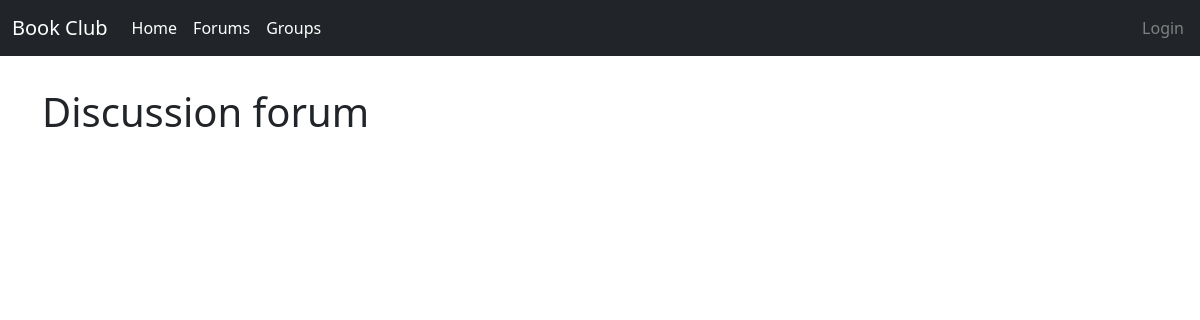
Before: /forum/ with the older database file.
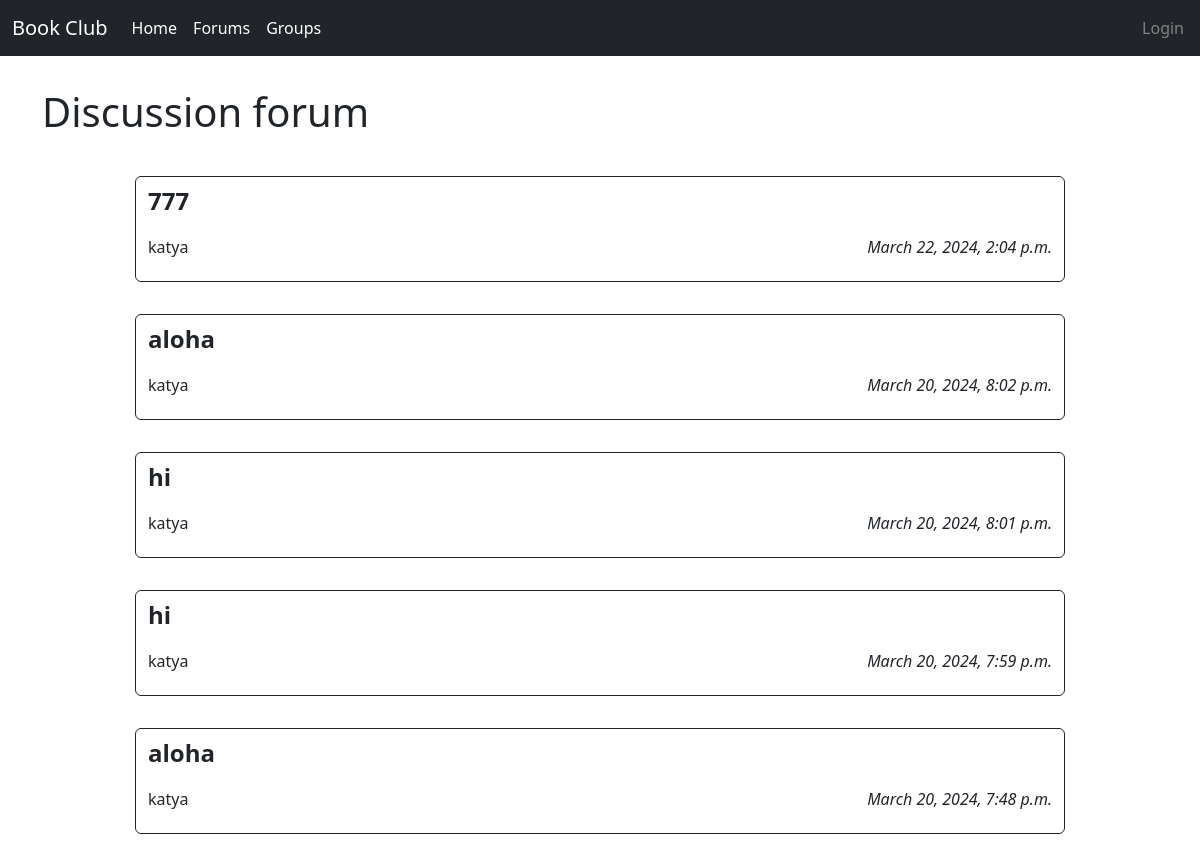
After: the same page with the newer database file.
### forum/models.py (models this page shows, shortened)
class Forum(models.Model):
    name=models.ForeignKey(User, blank=False, on_delete=models.CASCADE)
    topic=models.CharField(max_length=300, blank=False)
    description=models.TextField(max_length=1000, blank=True)
    date_created=models.DateTimeField(auto_now_add=True, null=True)

### forum/views.py (the view)
# urls.py: path('', views.forum_list, name='list'),
def forum_list(request):
    forums_list = Forum.objects.order_by('-id')
    return render(request, 'forum/list.html', {'instance_list':forums_list})

### forum/templates/forum/list.html (shortened to what this page needs)
{% extends 'main/layout.html' %}
{% block content %}
<div class="row mb-3 ">
    <div class="col-10">
        <h1>Discussion forum</h1>
    </div>
</div>
<div class="container col-10">
    <div class="row justify-content-center">
        {% for el in instance_list %}
        <a href="{% url 'forum:show' id=el.id %}" class="btn btn-outline-dark mt-3 mb-3">
            <div class="forum-item">
                <p class="topic">{{ el.topic }}</p>
                <div class="details">
                    <p class="name">{{ el.name }}</p>
                    <p class="date">{{ el.date_created }}</p>
                </div>
            </div>
        </a>
        {% endfor %}
    </div>
</div>
{% endblock %}

### main/templates/main/layout.html (shortened to what this page needs)
<!doctype html>
{% load static %}
<html lang="uk">
<head>
    <link rel="stylesheet" href="https://cdn.jsdelivr.net/npm/bootstrap@5.3.2/dist/css/bootstrap.min.css">
    <link href="{% static 'fontawesomefree/css/fontawesome.css' %}" rel="stylesheet" type="text/css">
    <link href="{% static 'fontawesomefree/css/brands.css' %}" rel="stylesheet" type="text/css">
    <link href="{% static 'fontawesomefree/css/solid.css' %}" rel="stylesheet" type="text/css">
</head>
<body>
<header data-bs-theme="dark">
    <nav class="navbar navbar-expand-md navbar-dark fixed-top bg-dark">
        <div class="container-fluid">
            <a class="navbar-brand" href="#">Book Club</a>
            <div class="collapse navbar-collapse" id="navbarCollapse">
                <ul class="navbar-nav me-auto mb-2 mb-md-0">
                    <li class="nav-item">
                        <a class="nav-link active" aria-current="page" href="{% url 'main:home' %}">Home</a>
                    </li>
                    <li class="nav-item">
                        <a class="nav-link active" aria-current="page" href="{% url 'forum:list' %}">Forums</a>
                    </li>
                    <li class="nav-item">
                        <a class="nav-link active" aria-current="page" href="{% url 'group:list' %}">Groups</a>
                    </li>
                    <li class="nav-item">
                        <a class="nav-link" href=""></a>
                    </li>
                    <li class="nav-item">
                        <a class="nav-link" href=""></a>
                    </li>
                </ul>
                    <div class=" d-flex" style="color: gray">
                        {% if user.is_authenticated %}
                        <span class="nav-item m-1" >
                        <a class="nav-link active" aria-current="page" style="margin-right: 10px;"
                           href="{% url 'user:show' id=user.id %}"><i class="fa-regular fa-user"></i></a>
                    </span>
                        <span class="nav-item m-1">
                            <a class="nav-link active" aria-current="page" href="{% url 'registry:logout' %}">Logout</a>
                        </span>
                        <span class="nav-item m-1">
                            <a class="nav-link ml-3" href="#">  Welcome, {{user.username}}</a>
                        </span>
                        {% else %}
                        <span class="nav-item m-1">
                            <a class="nav-link active" aria-current="page" href="{% url 'registry:login' %}">Login</a>
                        </span>
                        {% endif %}
                    </div>
            </div>
        </div>
    </nav>
</header>
<main class="container">
    {% block content %}{% endblock %}
</main>
</body>
</html>

### forum/templates/forum/list.html (style rules this page uses)
.forum-item { text-align: left; }
.topic { font-size: 24px; font-weight: bold; }
.details { display: flex; justify-content: space-between; }
.name { margin-right: 10px; }
.date { font-style: italic; }

Changed rows visible on the page:
added Forum: topic "777", name "katya", date_created "March 22, 2024, 2:04 p.m."
added Forum: topic "aloha", name "katya", date_created "March 20, 2024, 8:02 p.m."
added Forum: topic "hi", name "katya", date_created "March 20, 2024, 8:01 p.m."
added Forum: topic "hi", name "katya", date_created "March 20, 2024, 7:59 p.m."
added Forum: topic "aloha", name "katya", date_created "March 20, 2024, 7:48 p.m."
